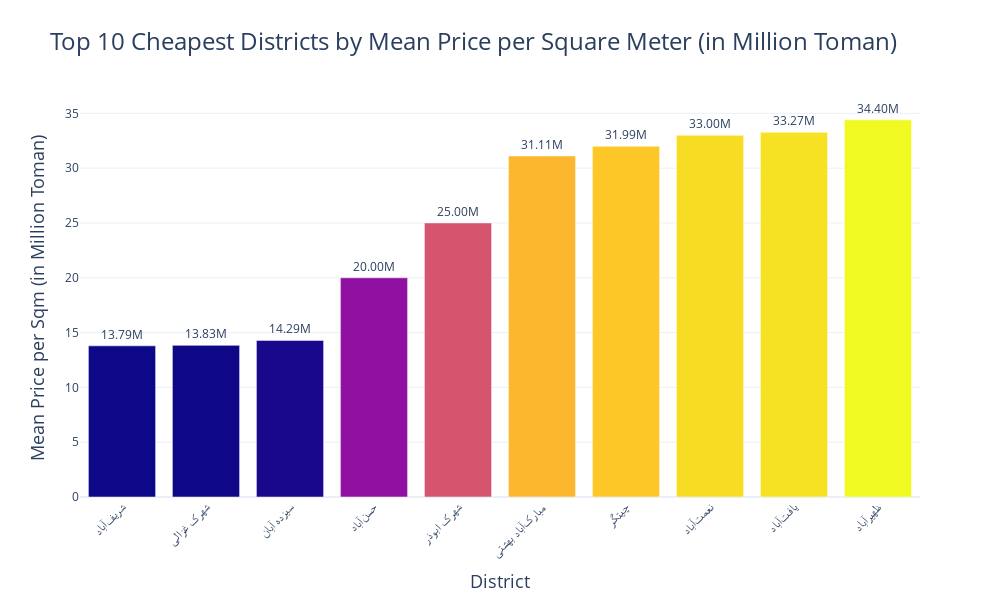

This figure's notebook cell:
### Code cell
# Create the bar chart for top 10 cheapest districts
fig_cheapest = px.bar(top_10_cheapest, 
                      x='District', 
                      y='Mean Price per Sqm (in Million Toman)', 
                      title='Top 10 Cheapest Districts by Mean Price per Square Meter (in Million Toman)',
                      labels={'Mean Price per Sqm (in Million Toman)': 'Mean Price per Sqm (in Million Toman)', 'District': 'District'},
                      text='Mean Price per Sqm (in Million Toman)',  # Display values on top of the bars
                      color='Mean Price per Sqm (in Million Toman)',  # Use the mean price values for color gradient
                      color_continuous_scale=px.colors.sequential.Plasma)  # Use a different color scale

# Customize the layout
fig_cheapest.update_traces(textposition='outside', texttemplate='%{text:.2f}M')  # Format text as millions with 2 decimal places
fig_cheapest.update_layout(
    title_font_size=24,
    xaxis_title_font_size=18,
    yaxis_title_font_size=18,
    xaxis_tickangle=-45,  # Rotate district names for better readability
    showlegend=False,
    template='plotly_white',
    width=1000,  # Adjust width for better display
    height=600,  # Adjust height for better display
    coloraxis_showscale=False  # Hide the color scale legend
)

# Show the plot
fig_cheapest.show()

### Figure 1 — Plotly figure (JSON) as saved in the notebook; plotly's stock layout.template omitted (floating-point values rounded to 4 significant figures)
{"data": [{"alignmentgroup": "True", "hovertemplate": "District=%{x}<br>Mean Price per Sqm (in Million Toman)=%{marker.color}<extra></extra>", "legendgroup": "", "marker": {"color": [13.79, 13.83, 14.29, 20, 25, 31.11, 31.99, 33, 33.27, 34.4], "coloraxis": "coloraxis", "pattern": {"shape": ""}}, "name": "", "offsetgroup": "", "orientation": "v", "showlegend": false, "text": [13.79, 13.83, 14.29, 20, 25, 31.11, 31.99, 33, 33.27, 34.4], "textposition": "outside", "texttemplate": "%{text:.2f}M", "type": "bar", "x": ["شریفآباد", "شهرک غزالی", "سیزده آبان", "حسنآباد", "شهرک ابوذر", "مبارکآباد بهشتی", "چیتگر", "نعمتآباد", "یافتآباد", "ظهیرآباد"], "xaxis": "x", "y": [13.79, 13.83, 14.29, 20, 25, 31.11, 31.99, 33, 33.27, 34.4], "yaxis": "y"}], "layout": {"barmode": "relative", "coloraxis": {"colorbar": {"title": {"text": "Mean Price per Sqm (in Million Toman)"}}, "colorscale": [[0, "#0d0887"], [0.1111, "#46039f"], [0.2222, "#7201a8"], [0.3333, "#9c179e"], [0.4444, "#bd3786"], [0.5556, "#d8576b"], [0.6667, "#ed7953"], [0.7778, "#fb9f3a"], [0.8889, "#fdca26"], [1, "#f0f921"]], "showscale": false}, "height": 600, "legend": {"tracegroupgap": 0}, "showlegend": false, "title": {"font": {"size": 24}, "text": "Top 10 Cheapest Districts by Mean Price per Square Meter (in Million Toman)"}, "width": 1000, "xaxis": {"anchor": "y", "domain": [0, 1], "tickangle": -45, "title": {"font": {"size": 18}, "text": "District"}}, "yaxis": {"anchor": "x", "domain": [0, 1], "title": {"font": {"size": 18}, "text": "Mean Price per Sqm (in Million Toman)"}}}}
